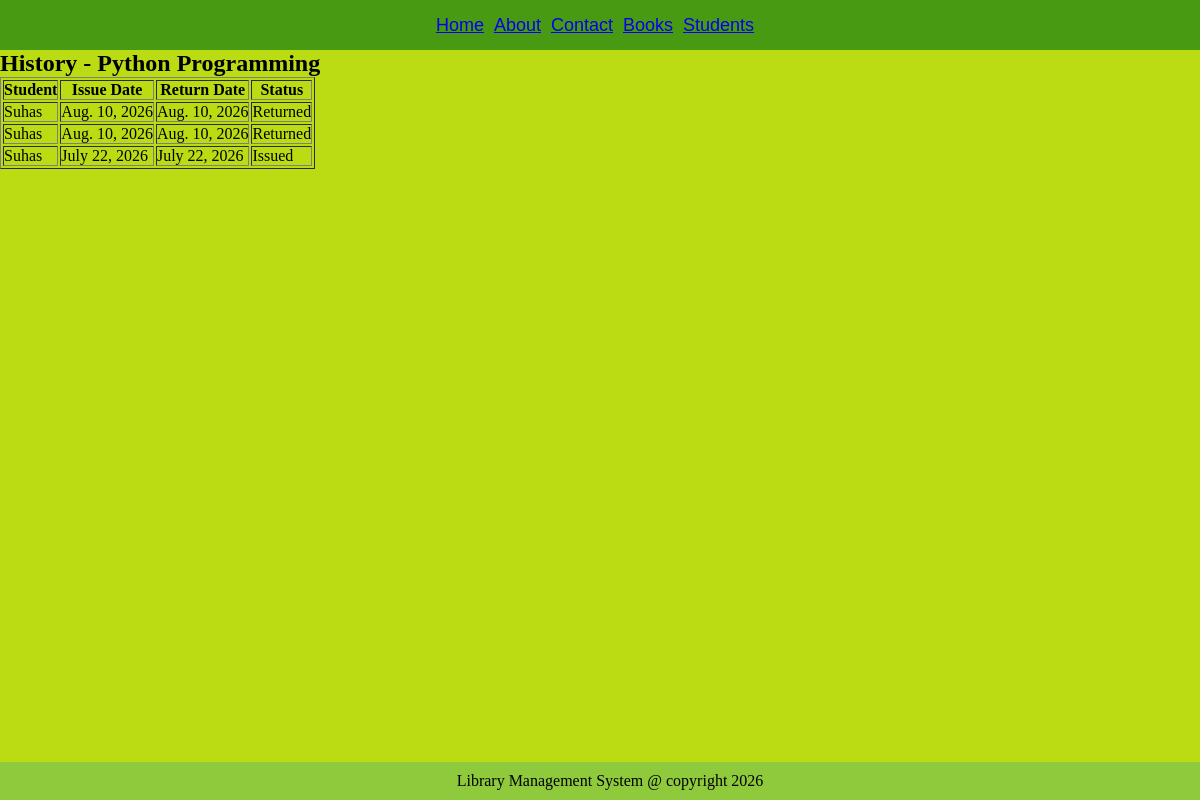
/book-history/2/, run on the app's committed database.
### library/models.py (models this page shows, shortened)
class Book(models.Model):
    title=models.CharField(max_length=100)
    author=models.CharField(max_length=50)
    isbn_number=models.CharField(max_length=25)
    category=models.CharField(max_length=50)
    publisher=models.CharField(max_length=100)
    price=models.DecimalField(max_digits=10,decimal_places=2)
    quantity=models.IntegerField()
    published_date=models.DateField()
    available_copies=models.PositiveIntegerField(default=0)

class IssueBook(models.Model):
    student=models.ForeignKey(Student,on_delete=models.CASCADE)
    book=models.ForeignKey(Book,on_delete=models.CASCADE)
    issue_date=models.DateField()
    return_date=models.DateField(null=True,blank=True)
    returned_status=models.BooleanField()

class Student(models.Model):
    student_name=models.CharField(max_length=100)
    usn=models.CharField(max_length=20,unique=True)
    email=models.EmailField()
    phone_number=models.CharField(max_length=10)
    department=models.CharField(max_length=100)
    semester=models.SmallIntegerField()

### library/views.py (the view)
# urls.py: path("book-history/<int:book_id>/",views.book_history,name="book_history"),
def book_history(request,book_id):
    book=get_object_or_404(Book,id=book_id)
    history=IssueBook.objects.filter(book=book).order_by("-id")
    return render(request,"book-history.html",{"book":book,"history":history})

### library/templates/book-history.html
{% extends 'base.html' %}
{% block content %}
<h2>History - {{ book.title }}</h2>
<table border="1" cellpadding="10">
    <tr>
        <th>Student</th>
        <th>Issue Date</th>
        <th>Return Date</th>
        <th>Status</th>
    </tr>
    {% for record in history %}
    <tr>
        <td>{{ record.student.student_name }}</td>
        <td>{{ record.issue_date }}</td>
        <td>{{ record.return_date }}</td>
        <td>
            {% if record.returned_status %}
                Returned
            {% else %}
                Issued
            {% endif %}
        </td>
    </tr>
    {% empty %}
    <tr>
        <td colspan="4">No history available for this book.</td>
    </tr>
    {% endfor %}
</table>
{% endblock %}

### library/static/css/style.css (style rules this page uses)
* { margin: 0; padding: 0; }
body { background-color: #BBDC12; flex-direction: column; min-height: 100vh; display: flex; }

### data on the page
Book: title "Python Programming"
IssueBook: student.student_name "Suhas", issue_date "Aug. 10, 2026", return_date "Aug. 10, 2026", returned_status "Returned"
IssueBook: student.student_name "Suhas", issue_date "Aug. 10, 2026", return_date "Aug. 10, 2026", returned_status "Returned"
IssueBook: student.student_name "Suhas", issue_date "July 22, 2026", return_date "July 22, 2026", returned_status "Issued"
